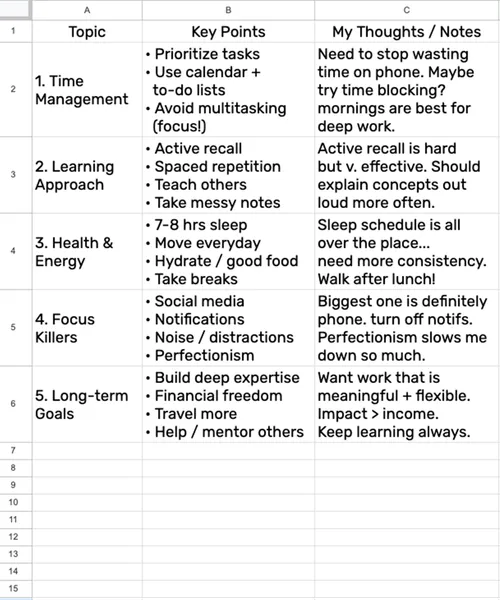
#> input picture example/1.webp, 500 x 600 px
$ python -i preprocessor.py   (imports and definitions only)
#> lines starting #> are read from the running program, lines starting #| are printed output that depends on the picture; after the words box and inside, x2 and y2 are one past the last pixel; in counts of white or black regions, pixels touching at a corner belong together
#> further down, picture is the input picture: shape (600, 500, 3); mean B, G, R 233.8, 233.8, 233.8
"""Image preprocessing for more reliable photographed-document OCR."""

from __future__ import annotations

import cv2
import numpy as np


class ImagePreprocessor:
    """Rectify, deskew, and contrast-enhance scanned / photographed tables."""

    def __init__(
        self,
        *,
        deskew: bool = True,
        enhance_contrast: bool = True,
        rectify_perspective: bool = True,
    ) -> None:
        self.deskew = deskew
        self.enhance_contrast = enhance_contrast
        self.rectify_perspective = rectify_perspective

    def process(self, image_bgr: np.ndarray) -> np.ndarray:
        if image_bgr is None or image_bgr.size == 0:
            raise ValueError("Empty image provided for preprocessing")

        working = image_bgr.copy()
        if self.rectify_perspective:
            working = self._rectify_perspective(working)
        if self.deskew:
            working = self._deskew(working)
        if self.enhance_contrast:
            working = self._enhance(working)
        return working

    @staticmethod
    def _rectify_perspective(image_bgr: np.ndarray) -> np.ndarray:
        """Rectify a strong document/table quadrilateral, otherwise do nothing."""
        height, width = image_bgr.shape[:2]
#> height = 600; width = 500
        image_area = float(height * width)
#> image_area = 300000
        gray = cv2.cvtColor(image_bgr, cv2.COLOR_BGR2GRAY)
        edges = cv2.Canny(cv2.GaussianBlur(gray, (5, 5), 0), 40, 140)
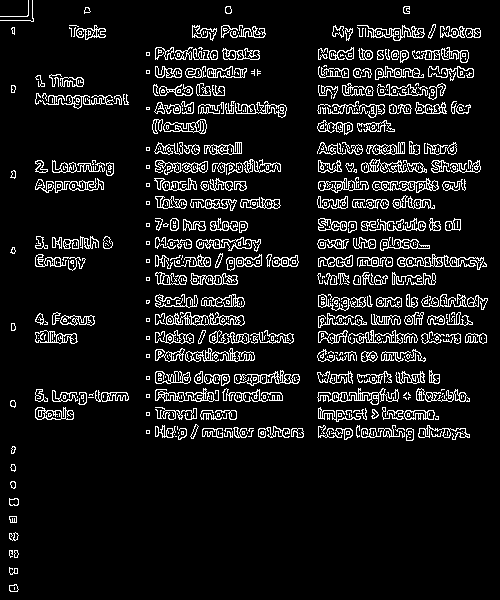
#> edges: shape (600, 500); 9.3% white in thin lines or dots
        edges = cv2.morphologyEx(
            edges,
            cv2.MORPH_CLOSE,
            cv2.getStructuringElement(cv2.MORPH_RECT, (7, 7)),
            iterations=2,
        )
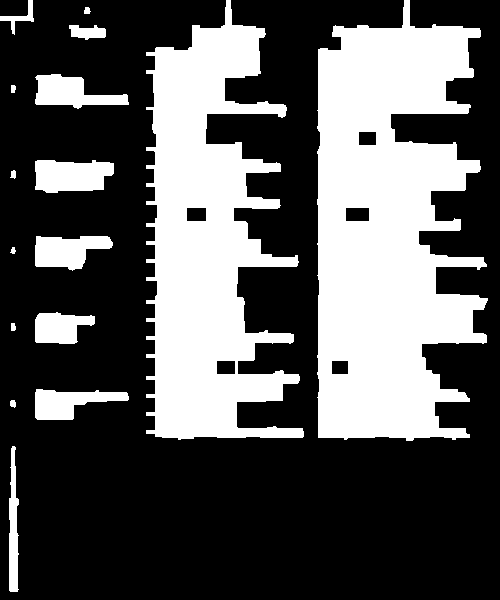
#> edges: shape (600, 500); 34.6% white; 16 white regions
        contours, _ = cv2.findContours(edges, cv2.RETR_LIST, cv2.CHAIN_APPROX_SIMPLE)
#> contours = 21 contours, 1 with area under 20; largest, box (x1, y1, x2, y2) and area: (317, 0, 488, 441) 52981, (146, 0, 304, 440) 39156, (35, 160, 114, 193) 2048, (35, 236, 113, 271) 1742, (35, 74, 129, 109) 1734

        for contour in sorted(contours, key=cv2.contourArea, reverse=True)[:12]:
            area = float(cv2.contourArea(contour))
            if area < image_area * 0.22 or area > image_area * 0.995:
                continue
            perimeter = cv2.arcLength(contour, True)
            polygon = cv2.approxPolyDP(contour, 0.02 * perimeter, True)
            if len(polygon) != 4 or not cv2.isContourConvex(polygon):
                continue
            points = polygon.reshape(4, 2).astype(np.float32)
            ordered = ImagePreprocessor._order_quad(points)
            if not ImagePreprocessor._reasonable_quad(ordered):
                continue

            x, y, box_w, box_h = cv2.boundingRect(polygon)
            bbox_corners = np.asarray(
                [[x, y], [x + box_w, y], [x + box_w, y + box_h], [x, y + box_h]],
                dtype=np.float32,
            )
            corner_error = float(np.mean(np.linalg.norm(ordered - bbox_corners, axis=1)))
            if corner_error < np.hypot(width, height) * 0.012:
                return image_bgr

            top = np.linalg.norm(ordered[1] - ordered[0])
            bottom = np.linalg.norm(ordered[2] - ordered[3])
            left = np.linalg.norm(ordered[3] - ordered[0])
            right = np.linalg.norm(ordered[2] - ordered[1])
            target_w = int(round(max(top, bottom)))
            target_h = int(round(max(left, right)))
            if target_w < 120 or target_h < 120 or max(target_w, target_h) / min(target_w, target_h) > 8:
                continue
            destination = np.asarray(
                [
                    [0, 0],
                    [target_w - 1, 0],
                    [target_w - 1, target_h - 1],
                    [0, target_h - 1],
                ],
                dtype=np.float32,
            )
            matrix = cv2.getPerspectiveTransform(ordered, destination)
            return cv2.warpPerspective(
                image_bgr,
                matrix,
                (target_w, target_h),
                flags=cv2.INTER_CUBIC,
                borderMode=cv2.BORDER_REPLICATE,
            )
#> this loop made 12 passes
#> area on passes 1 to 12: 52981, 39156, 2048.5, 1742.5, 1734, 1582, 1311.5, 908.5, 341.5, 334, 278, 264
        return image_bgr

    @staticmethod
    def _order_quad(points: np.ndarray) -> np.ndarray:
        ordered = np.zeros((4, 2), dtype=np.float32)
        sums = points.sum(axis=1)
        differences = np.diff(points, axis=1).reshape(-1)
        ordered[0] = points[np.argmin(sums)]
        ordered[2] = points[np.argmax(sums)]
        ordered[1] = points[np.argmin(differences)]
        ordered[3] = points[np.argmax(differences)]
        return ordered

    @staticmethod
    def _reasonable_quad(points: np.ndarray) -> bool:
        for index in range(4):
            previous = points[(index - 1) % 4] - points[index]
            following = points[(index + 1) % 4] - points[index]
            denominator = np.linalg.norm(previous) * np.linalg.norm(following)
            if denominator <= 1e-6:
                return False
            cosine = abs(float(np.dot(previous, following) / denominator))
            if cosine > 0.58:  # reject angles sharper than about 55 degrees
                return False
        return True

    def _enhance(self, image_bgr: np.ndarray) -> np.ndarray:
        """Improve local contrast without blurring small CJK strokes."""
        lab = cv2.cvtColor(image_bgr, cv2.COLOR_BGR2LAB)
        l_channel, a_channel, b_channel = cv2.split(lab)
        clahe = cv2.createCLAHE(clipLimit=1.8, tileGridSize=(8, 8))
        l_channel = clahe.apply(l_channel)
        merged = cv2.merge((l_channel, a_channel, b_channel))
        return cv2.cvtColor(merged, cv2.COLOR_LAB2BGR)

    def _deskew(self, image_bgr: np.ndarray) -> np.ndarray:
        """Estimate rotation from long rules, falling back to dark foreground."""
        gray = cv2.cvtColor(image_bgr, cv2.COLOR_BGR2GRAY)
        angle = self._rule_angle(gray)
        if angle is None:
            # The old implementation inverted the grayscale image directly,
            # which treated off-white paper and shadows as foreground.  A real
            # binary foreground mask is required for a meaningful rectangle.
            _, foreground = cv2.threshold(
                gray, 0, 255, cv2.THRESH_BINARY_INV | cv2.THRESH_OTSU
            )
            coords = np.column_stack(np.where(foreground > 0))
            if len(coords) < 20:
                return image_bgr
            rect_angle = float(cv2.minAreaRect(coords)[-1])
            angle = -(90.0 + rect_angle) if rect_angle < -45.0 else -rect_angle

        if abs(angle) < 0.3 or abs(angle) > 15:
            return image_bgr

        height, width = image_bgr.shape[:2]
        matrix = cv2.getRotationMatrix2D((width / 2, height / 2), angle, 1.0)
        return cv2.warpAffine(
            image_bgr,
            matrix,
            (width, height),
            flags=cv2.INTER_CUBIC,
            borderMode=cv2.BORDER_REPLICATE,
        )

    @staticmethod
    def _rule_angle(gray: np.ndarray) -> float | None:
        """Return the weighted median angle of plausible horizontal rules."""
        height, width = gray.shape
#> height = 600; width = 500
        edges = cv2.Canny(gray, 50, 150, apertureSize=3)
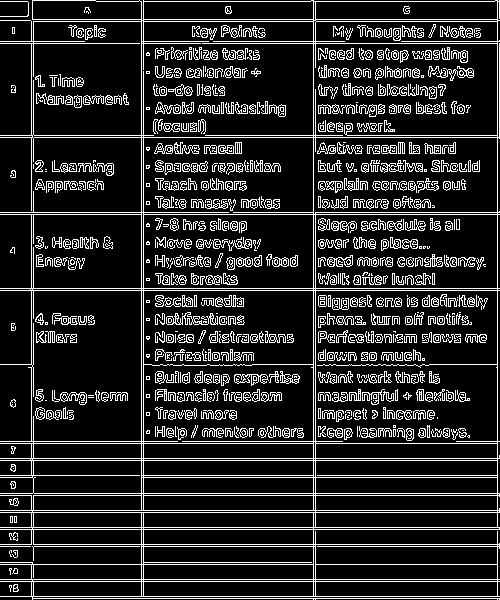
#> edges: shape (600, 500); 15.4% white in thin lines or dots
        lines = cv2.HoughLinesP(
            edges,
            1,
            np.pi / 1800.0,
            threshold=max(25, width // 12),
            minLineLength=max(40, width // 5),
            maxLineGap=max(8, width // 50),
        )
#> lines = 243 rows, first 6: [143, 598, 143, 0], [497, 599, 497, 0], [313, 599, 313, 0], [33, 168, 33, 19], [0, 564, 496, 564], [0, 212, 499, 212]
        if lines is None:
            return None

        candidates: list[tuple[float, float]] = []
        try:
            line_rows = np.asarray(lines).reshape(-1, 4)
#> line_rows has the same summary as lines
        except ValueError:
            return None
        for x1, y1, x2, y2 in line_rows:
            dx, dy = float(x2 - x1), float(y2 - y1)
            if abs(dx) < 1.0:
                continue
            angle = float(np.degrees(np.arctan2(dy, dx)))
            if abs(angle) <= 15.0:
                candidates.append((angle, float(np.hypot(dx, dy))))
#> this loop made 243 passes
#> (x1, y1, x2, y2, dx, dy, angle) on passes 5 to 7: (0, 564, 496, 564, 496, 0, 0), (0, 212, 499, 212, 499, 0, 0), (0, 529, 499, 529, 499, 0, 0)
#> after the loop, candidates = 232 pairs, first value -2.22 to 3.13, second value 100 to 499
        if not candidates:
            return None

        candidates.sort(key=lambda item: item[0])
        half_weight = sum(weight for _, weight in candidates) / 2.0
#> half_weight = 20320.4
        accumulated = 0.0
        for angle, weight in candidates:
            accumulated += weight
            if accumulated >= half_weight:
                # Positive line angle means the image must rotate clockwise.
                return angle
#> this loop made 80 passes
#> (angle, weight, accumulated) on passes 1 to 12: (-2.22, 103.1, 103.1), (-1.85, 124.1, 227.1), (-1.85, 124.1, 351.2), (-1.78, 129.1, 480.3), (-1.57, 146.1, 626.3), (-1.48, 116, 742.4), (-1.32, 130, 872.4), (-1.27, 135, 1007.4), (-1.23, 140, 1147.5), (-1.22, 141, 1288.5), (-1.2, 143, 1431.5), (-1.17, 147, 1578.6)
#> after the loop, accumulated = 20327.9
        return candidates[-1][0]

    @staticmethod
    def to_binary(image_bgr: np.ndarray) -> np.ndarray:
        gray = cv2.cvtColor(image_bgr, cv2.COLOR_BGR2GRAY)
        # A 3x3 blur suppresses sensor noise without erasing fine CJK strokes.
        blur = cv2.GaussianBlur(gray, (3, 3), 0)
        block_size = max(15, (min(gray.shape) // 35) | 1)
        block_size = min(block_size, 51)
        return cv2.adaptiveThreshold(
            blur,
            255,
            cv2.ADAPTIVE_THRESH_GAUSSIAN_C,
            cv2.THRESH_BINARY_INV,
            block_size,
            9,
        )

>>> import cv2
>>> picture = cv2.imread('../../../example/1.webp')
>>> result = ImagePreprocessor().process(picture)
#> in _deskew, `angle = self._rule_angle(gray)`: angle = 0
#> in _enhance, `lab = cv2.cvtColor(image_bgr, cv2.COLOR_BGR2LAB)`: lab: shape (600, 500, 3); mean of channels 0, 1, 2 234.5, 128, 128
#> in _enhance, `merged = cv2.merge((l_channel, a_channel, b_channel))`: merged: shape (600, 500, 3); mean of channels 0, 1, 2 232, 128, 128
